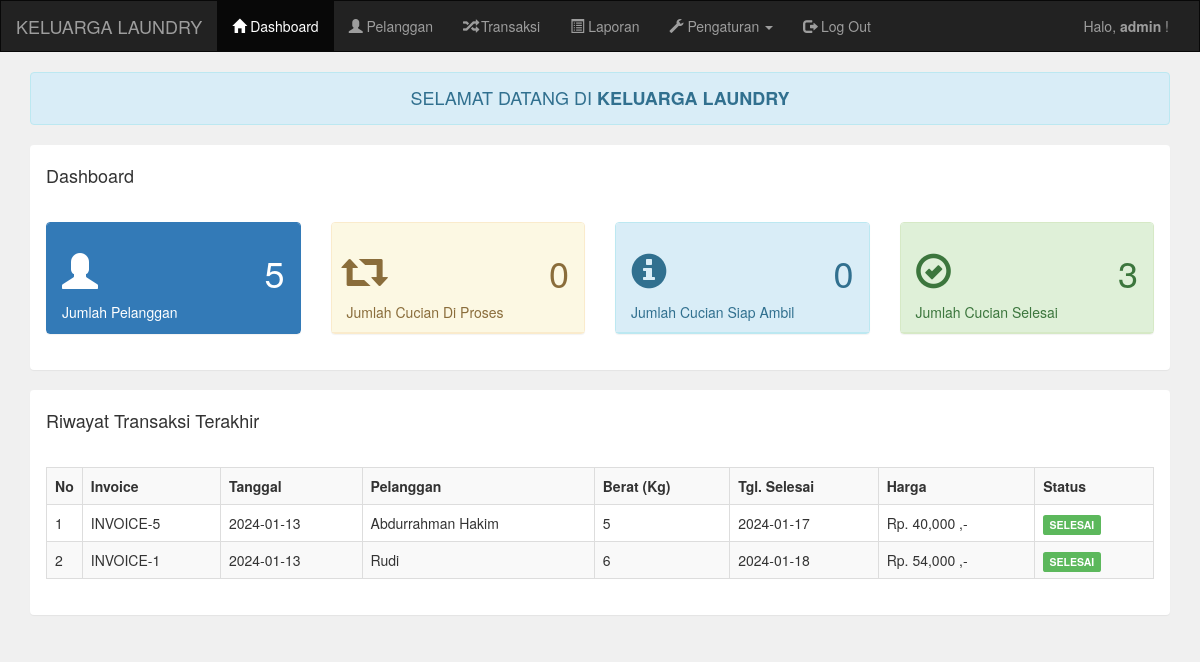
The page /admin/index.php (signed in) on the database its author committed.
### tables this page shows
CREATE TABLE `pelanggan` (
  `pelanggan_id` int(11) NOT NULL,
  `pelanggan_nama` varchar(255) DEFAULT NULL,
  `pelanggan_hp` varchar(255) DEFAULT NULL,
  `pelanggan_alamat` text DEFAULT NULL
);

CREATE TABLE `transaksi` (
  `transaksi_id` int(11) NOT NULL,
  `transaksi_tgl` date DEFAULT NULL,
  `transaksi_pelanggan` int(11) DEFAULT NULL,
  `transaksi_harga` int(11) DEFAULT NULL,
  `transaksi_berat` int(11) DEFAULT NULL,
  `transaksi_tgl_selesai` date DEFAULT NULL,
  `transaksi_status` int(11) DEFAULT NULL
);

### admin/index.php (the view)
<?php
include 'header.php'; ?>
<?php
include '../koneksi.php';
?>
<div class="container">
    <div class="alert alert-info text-center">
        <h4 style="margin-bottom: 0px">SELAMAT DATANG DI <b>KELUARGA LAUNDRY</b></h4>
    </div>
    <div class="panel">
        <div class="panel-heading">
            <h4>Dashboard</h4>
        </div>
        <div class="panel-body">
            <div class="row">
                <div class="col-md-3">
                    <div class="panel panel-primary">
                        <div class="panel-heading">
                            <h1>
                                <i class="glyphicon glyphicon-user"></i>
                                <span class="pull-right">
                                    <?php
                                    $pelanggan = mysqli_query($koneksi, "select * from pelanggan");
                                    echo mysqli_num_rows($pelanggan);
                                    ?>
                                </span>
                            </h1>
                            Jumlah Pelanggan
                        </div>
                    </div>
                </div>
                <div class="col-md-3">
                    <div class="panel panel-warning">
                        <div class="panel-heading">
                            <h1>
                                <i class="glyphicon glyphicon-retweet"></i>
                                <span class="pull-right">
                                    <?php
                                    $proses = mysqli_query($koneksi, "select * from transaksi where transaksi_status='0'");
                                    echo mysqli_num_rows($proses);
                                    ?>
                                </span>
                            </h1>
                            Jumlah Cucian Di Proses
                        </div>
                    </div>
                </div>
                <div class="col-md-3">
                    <div class="panel panel-info">
                        <div class="panel-heading">
                            <h1>
                                <i class="glyphicon glyphicon-info-sign"></i>
                                <span class="pull-right">
                                    <?php
                                    $proses = mysqli_query($koneksi, "select * from transaksi where transaksi_status='1'");
                                    echo mysqli_num_rows($proses);
                                    ?>
                                </span>
                            </h1>
                            Jumlah Cucian Siap Ambil
                        </div>
                    </div>
                </div>
                <div class="col-md-3">
                    <div class="panel panel-success">
                        <div class="panel-heading">
                            <h1>
                                <i class="glyphicon glyphicon-ok-circle"></i>
                                <span class="pull-right">
                                    <?php
                                    $proses = mysqli_query($koneksi, "select * from transaksi where transaksi_status='2'");
                                    echo mysqli_num_rows($proses);
                                    ?>
                                </span>
                            </h1>
                            Jumlah Cucian Selesai
                        </div>
                    </div>
                </div>
            </div>
        </div>
    </div>
    <div class="panel">
        <div class="panel-heading">
            <h4>Riwayat Transaksi Terakhir</h4>
        </div>
        <div class="panel-body">
            <table class="table table-bordered table-striped">
                <tr>
                    <th width="1%">No</th>
                    <th>Invoice</th>
                    <th>Tanggal</th>
                    <th>Pelanggan</th>
                    <th>Berat (Kg)</th>
                    <th>Tgl. Selesai</th>
                    <th>Harga</th>
                    <th>Status</th>
                </tr>
                <?php
                $data = mysqli_query($koneksi, "select * from pelanggan,transaksi where transaksi_pelanggan=pelanggan_id order by transaksi_id desc limit 7");
                $no = 1;
                while ($d = mysqli_fetch_array($data)) {
                ?>
                    <tr>
                        <td><?php echo $no++; ?></td>
                        <td>INVOICE-<?php echo $d['transaksi_id']; ?></td>
                        <td><?php echo $d['transaksi_tgl']; ?></td>
                        <td><?php echo $d['pelanggan_nama']; ?></td>
                        <td><?php echo $d['transaksi_berat']; ?></td>
                        <td><?php echo $d['transaksi_tgl_selesai']; ?></td>
                        <td><?php echo "Rp. " . number_format($d['transaksi_harga']) . " ,-"; ?></td>
                        <td>
                            <?php
                            if ($d['transaksi_status'] == "0") {
                                echo "<div class='label label-warning'>PROSES</div>";
                            } else if ($d['transaksi_status'] == "1") {
                                echo "<div class='label label-info'>DICUCI</div>";
                            } else if ($d['transaksi_status'] == "2") {
                                echo "<div class='label label-success'>SELESAI</div>";
                            }
                            ?>
                        </td>
                    </tr>
                <?php
                }
                ?>
            </table>
        </div>
    </div>
</div>
<?php include 'footer.php'; ?>

### rows shown on the page
pelanggan: transaksi.transaksi_id "5", transaksi.transaksi_tgl "2024-01-13", pelanggan_nama "Abdurrahman Hakim", transaksi.transaksi_berat "5", transaksi.transaksi_tgl_selesai "2024-01-17", transaksi.transaksi_harga "40,000"
pelanggan: transaksi.transaksi_id "1", transaksi.transaksi_tgl "2024-01-13", pelanggan_nama "Rudi", transaksi.transaksi_berat "6", transaksi.transaksi_tgl_selesai "2024-01-18", transaksi.transaksi_harga "54,000"

### other values the page prints
$_SESSION['username'] "admin"
mysqli_num_rows($pelanggan) "5"
mysqli_num_rows($proses) "0"
mysqli_num_rows($proses) "3"
